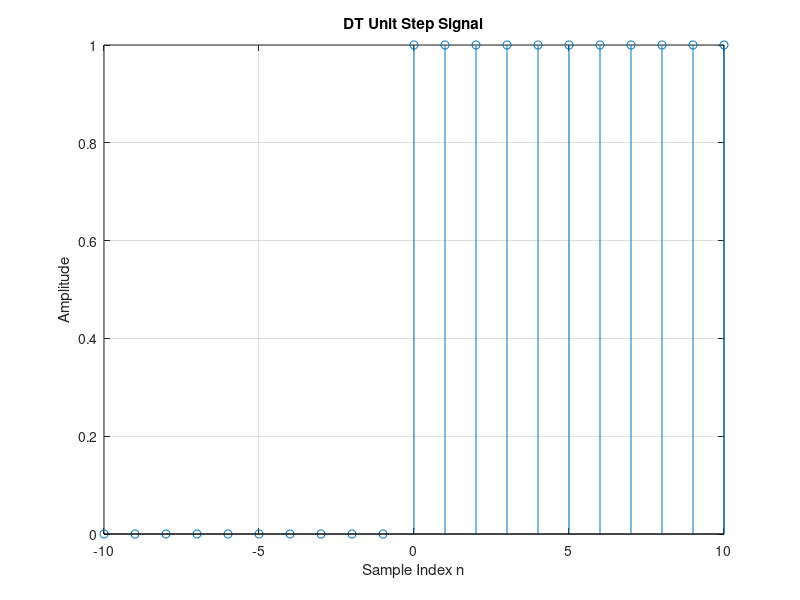

Reproduce this figure in MATLAB.
%% DT Unit Step Signal

clear; clc;
close all;

n = -10:10;

signal = double(n >= 0);

stem(n,signal);

xlabel('Sample Index n');
ylabel('Amplitude');
title('DT Unit Step Signal');

grid on;
